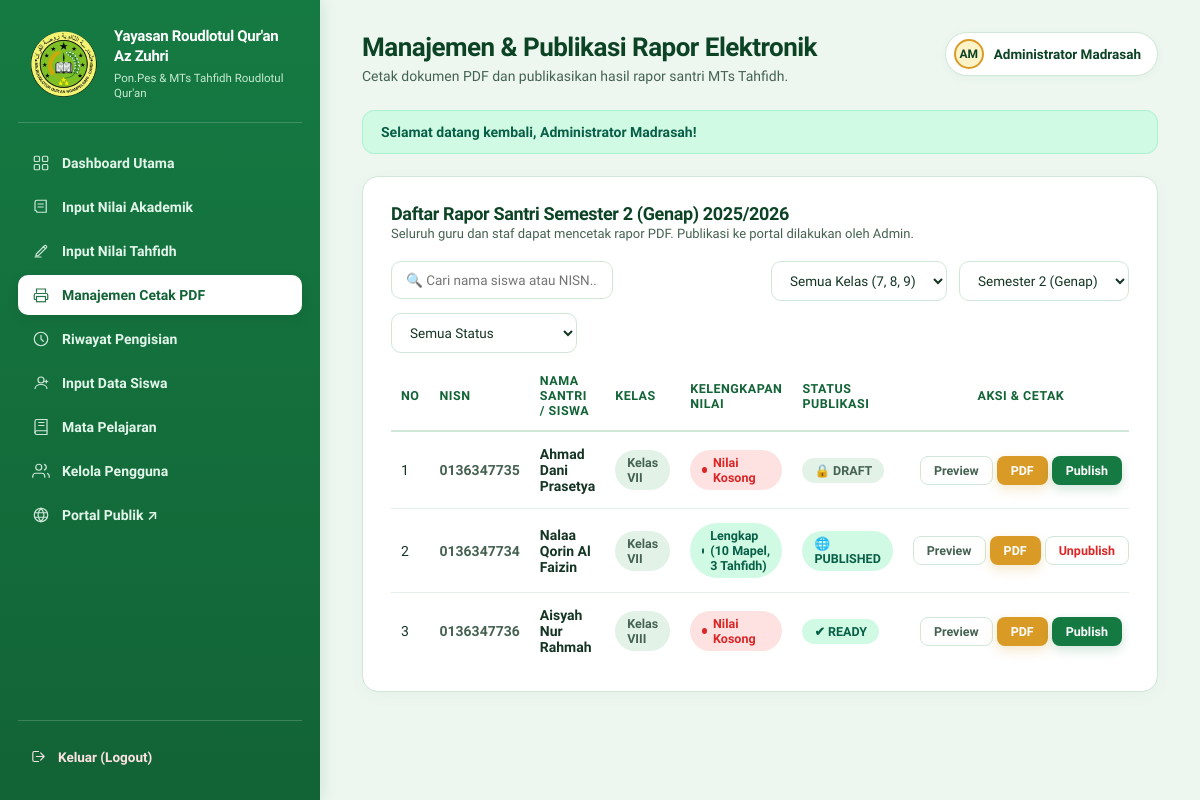
/staff/rapor/index.php (signed in), run on the app's committed database.
### tables this page shows
CREATE TABLE IF NOT EXISTS `reports` (
    `id` INT UNSIGNED AUTO_INCREMENT PRIMARY KEY,
    `student_id` INT UNSIGNED NOT NULL,
    `semester` TINYINT UNSIGNED NOT NULL,
    `school_year` VARCHAR(9) NOT NULL,
    `status` ENUM('draft', 'ready', 'published') NOT NULL DEFAULT 'draft',
    `pdf_path` VARCHAR(255) NULL,
    `published_at` TIMESTAMP NULL,
    `created_at` TIMESTAMP NOT NULL DEFAULT CURRENT_TIMESTAMP,
    `updated_at` TIMESTAMP NOT NULL DEFAULT CURRENT_TIMESTAMP ON UPDATE CURRENT_TIMESTAMP,
    CONSTRAINT `fk_reports_student` FOREIGN KEY (`student_id`) REFERENCES `students`(`id`) ON DELETE CASCADE,
    UNIQUE KEY `uq_student_report_period` (`student_id`, `semester`, `school_year`),
    INDEX `idx_reports_search` (`status`, `school_year`)
);

CREATE TABLE IF NOT EXISTS `students` (
    `id` INT UNSIGNED AUTO_INCREMENT PRIMARY KEY,
    `nis` VARCHAR(30) NOT NULL UNIQUE,
    `nisn` VARCHAR(20) NOT NULL UNIQUE,
    `nama` VARCHAR(150) NOT NULL,
    `jenis_kelamin` ENUM('L', 'P') NOT NULL,
    `tempat_lahir` VARCHAR(100) NOT NULL,
    `tanggal_lahir` DATE NOT NULL,
    `agama` VARCHAR(30) NOT NULL DEFAULT 'ISLAM',
    `anak_ke` TINYINT UNSIGNED NULL,
    `status_keluarga` VARCHAR(50) NULL,
    `alamat` TEXT NOT NULL,
    `kelas` VARCHAR(30) NOT NULL,
    `tanggal_diterima` DATE NULL,
    `sekolah_asal` VARCHAR(150) NULL,
    `alamat_sekolah_asal` TEXT NULL,
    `created_at` TIMESTAMP NOT NULL DEFAULT CURRENT_TIMESTAMP,
    `updated_at` TIMESTAMP NOT NULL DEFAULT CURRENT_TIMESTAMP ON UPDATE CURRENT_TIMESTAMP,
    INDEX `idx_students_nama` (`nama`),
    INDEX `idx_students_kelas` (`kelas`)
);

### includes/fungsi.php (called while the page is built, shortened)
<?php
function e(?string $value): string
{
    return htmlspecialchars($value ?? '', ENT_QUOTES, 'UTF-8');
}
function base_url(string $path = ''): string
{
    static $baseUrl = null;
    if ($baseUrl === null) {
        $docRoot = $_SERVER['DOCUMENT_ROOT'] ?? '';
        $rootDir = str_replace('\\', '/', realpath(__DIR__ . '/..') ?: '');
        $docRootDir = str_replace('\\', '/', realpath($docRoot) ?: '');
        if ($rootDir !== '' && $docRootDir !== '' && str_starts_with($rootDir, $docRootDir)) {
            $subPath = substr($rootDir, strlen($docRootDir));
            $baseUrl = rtrim($subPath, '/');
        } else {
            $baseUrl = '';
        }
    }
    $cleanPath = '/' . ltrim($path, '/');
    return ($path === '' || $path === '/') ? ($baseUrl ?: '/') : ($baseUrl . $cleanPath);
}

### includes/auth.php (called while the page is built, shortened)
<?php
require_once __DIR__ . '/fungsi.php';
function current_user(): ?array
{
    return $_SESSION['user'] ?? null;
}

### staff/rapor/index.php (the view, shortened to what this page needs)
<?php
require_once __DIR__ . '/../../config/koneksi.php';
require_once __DIR__ . '/../../includes/fungsi.php';
require_once __DIR__ . '/../../includes/auth.php';
$semester = (int)($_GET['semester'] ?? 2);
$schoolYear = trim($_GET['school_year'] ?? '2025/2026');
$sql = "SELECT s.id as student_id, s.nis, s.nisn, s.nama, s.kelas,
        r.id as report_id, r.status, r.published_at,
        (SELECT COUNT(*) FROM academic_grades ag WHERE ag.student_id = s.id AND ag.semester = :sem_academic AND ag.school_year = :sy_academic) as count_academic,
        (SELECT COUNT(*) FROM tahfidh_grades tg WHERE tg.student_id = s.id AND tg.semester = :sem_tahfidh AND tg.school_year = :sy_tahfidh) as count_tahfidh
        FROM students s
        LEFT JOIN reports r ON r.student_id = s.id AND r.semester = :sem_report AND r.school_year = :sy_report
        WHERE 1=1";
$params = [
    'sem_academic' => $semester,
    'sy_academic' => $schoolYear,
    'sem_tahfidh' => $semester,
    'sy_tahfidh' => $schoolYear,
    'sem_report' => $semester,
    'sy_report' => $schoolYear,
];
$sql .= " ORDER BY s.kelas ASC, s.nama ASC";
$stmt = $pdo->prepare($sql);
$stmt->execute($params);
$reports = $stmt->fetchAll();
$waliKelas = current_user_wali_kelas_class();
require_once __DIR__ . '/../../includes/header.php';
?>
<div class="panel-card">
    <div class="panel-head">
        <div>
            <h2>Daftar Rapor Santri Semester <?= $semester === 1 ? '1 (Ganjil)' : '2 (Genap)' ?> <?= e($schoolYear) ?></h2>
            <p class="section-hint" style="margin: 2px 0 0;">Seluruh guru dan staf dapat mencetak rapor PDF. Publikasi ke portal dilakukan oleh Admin.</p>
        </div>
    </div>
    <div class="filters" style="display: flex; flex-wrap: wrap; gap: 12px; margin-bottom: 20px;">
        <div style="flex: 1; min-width: 220px;">
            <input type="text" id="liveSearchRapor" placeholder="🔍 Cari nama siswa atau NISN..." autofocus>
        </div>
        <div style="min-width: 150px;">
            <?php if ($isWaliKelas && $waliKelas !== null && $waliKelas !== ''): ?>
                <select id="selectKelasRapor" onchange="applyRaporFilter()">
                    <option value="<?= e($waliKelas) ?>" selected><?= $waliKelas === 'IX' ? 'Kelas 9 (IX)' : ($waliKelas === 'VIII' ? 'Kelas 8 (VIII)' : 'Kelas 7 (VII)') ?></option>
                </select>
            <?php else: ?>
                <select id="selectKelasRapor" onchange="applyRaporFilter()">
                    <option value="">Semua Kelas (7, 8, 9)</option>
                </select>
            <?php endif; ?>
        </div>
        <div style="min-width: 160px;">
            <select id="selectSemesterRapor" onchange="applyRaporFilter()">
                <option value="2" <?= $semester === 2 ? 'selected' : '' ?>>Semester 2 (Genap)</option>
            </select>
        </div>
        <div style="min-width: 160px;">
            <select id="selectStatusRapor" onchange="applyRaporFilter()">
                <option value="">Semua Status</option>
            </select>
        </div>
    </div>
    <div class="table-responsive">
        <table class="responsive-stack" id="raporTable">
            <thead>
                <tr>
                    <th style="width: 45px;" class="num">No</th>
                    <th style="width: 120px;">NISN</th>
                    <th>Nama Santri / Siswa</th>
                    <th style="width: 85px;">Kelas</th>
                    <th>Kelengkapan Nilai</th>
                    <th style="width: 140px;">Status Publikasi</th>
                    <th style="width: 220px; text-align: center;">Aksi &amp; Cetak</th>
                </tr>
            </thead>
            <tbody>
                <?php if (empty($reports)): ?>
                    <tr>
                        <td colspan="7" style="text-align: center; padding: 35px; color: var(--ink-soft);">
                            Tidak ditemukan data rapor santri.
                        </td>
                    </tr>
                <?php else: ?>
                    <?php $no = 1; foreach ($reports as $rep): ?>
                        <?php
                        $status = $rep['status'] ?? 'draft';
                        $hasAcademic = (int)$rep['count_academic'] > 0;
                        $hasTahfidh = (int)$rep['count_tahfidh'] > 0;
                        $isComplete = $hasAcademic && $hasTahfidh;
                        ?>
                        <tr data-student="<?= e(strtolower($rep['nama'] . ' ' . $rep['nisn'] . ' ' . $rep['nis'])) ?>">
                            <td class="num" data-label="No"><?= $no++ ?></td>
                            <td class="nisn" data-label="NISN"><?= e($rep['nisn']) ?></td>
                            <td class="name" data-label="Nama Siswa">
                                <strong><?= e($rep['nama']) ?></strong>
                            </td>
                            <td data-label="Kelas">
                                <span class="badge badge-secondary">Kelas <?= e($rep['kelas']) ?></span>
                            </td>
                            <td data-label="Kelengkapan">
                                <?php if ($isComplete): ?>
                                    <span class="badge badge-green"><span class="dot"></span>Lengkap (<?= (int)$rep['count_academic'] ?> Mapel, <?= (int)$rep['count_tahfidh'] ?> Tahfidh)</span>
                                <?php elseif ($hasAcademic): ?>
                                    <span class="badge badge-amber"><span class="dot"></span>Tahfidh Belum Ada</span>
                                <?php elseif ($hasTahfidh): ?>
                                    <span class="badge badge-amber"><span class="dot"></span>Akademik Belum Ada</span>
                                <?php else: ?>
                                    <span class="badge badge-rose"><span class="dot"></span>Nilai Kosong</span>
                                <?php endif; ?>
                            </td>
                            <td data-label="Status">
                                <?php if ($status === 'published'): ?>
                                    <span class="badge badge-green">🌐 PUBLISHED</span>
                                <?php elseif ($status === 'ready'): ?>
                                    <span class="badge badge-green">✔ READY</span>
                                <?php else: ?>
                                    <span class="badge badge-secondary">🔒 DRAFT</span>
                                <?php endif; ?>
                            </td>
                            <td data-label="Aksi" style="text-align: center;">
                                <div class="actions" style="justify-content: center; gap: 4px;">
                                    <a href="<?= e(base_url('/staff/rapor/detail.php?student_id=' . (int)$rep['student_id'] . '&semester=' . $semester . '&school_year=' . urlencode($schoolYear))) ?>" class="btn btn-ghost btn-sm" title="Pratinjau Rapor">Preview</a>
                                    <a href="<?= e(base_url('/staff/rapor/cetak.php?student_id=' . (int)$rep['student_id'] . '&semester=' . $semester . '&school_year=' . urlencode($schoolYear))) ?>" target="_blank" class="btn btn-gold btn-sm" title="Cetak PDF">PDF</a>
                                    <?php if ($isAdmin): ?>
                                        <?php if ($status === 'published'): ?>
                                            <form method="POST" action="<?= e(base_url('/staff/rapor/publish.php')) ?>" style="display:inline;">
                                                <button type="submit" class="btn btn-ghost btn-sm" style="color: var(--rose-500);" title="Tarik dari portal publik">Unpublish</button>
                                            </form>
                                        <?php else: ?>
                                            <form method="POST" action="<?= e(base_url('/staff/rapor/publish.php')) ?>" style="display:inline;">
                                                <button type="submit" class="btn btn-primary btn-sm" title="Publikasikan ke portal publik">Publish</button>
                                            </form>
                                        <?php endif; ?>
                                    <?php endif; ?>
                                </div>
                            </td>
                        </tr>
                    <?php endforeach; ?>
                <?php endif; ?>
            </tbody>
        </table>
    </div>
</div>
<?php require_once __DIR__ . '/../../includes/footer.php'; ?>

### data on the page
reports: student.nisn "0136347735", student.nama "Ahmad Dani Prasetya", student.kelas "VII", shows "Nilai Kosong", status "🔒 DRAFT"
reports: student.nisn "0136347734", student.nama "Nalaa Qorin Al Faizin", student.kelas "VII", count_academic "10", count_tahfidh "3", status "🌐 PUBLISHED"
reports: student.nisn "0136347736", student.nama "Aisyah Nur Rahmah", student.kelas "VIII", shows "Nilai Kosong", status "✔ READY"

### other printed values
$contentTitle "Manajemen & Publikasi Rapor Elektronik"
$contentSubtitle "Cetak dokumen PDF dan publikasikan hasil rapor santri MTs Tahfidh."
$avatarInitials "AM"
$user['nama_lengkap'] "Administrator Madrasah"
$flash['message'] "Selamat datang kembali, Administrator Madrasah!"
$schoolYear "2025/2026"
